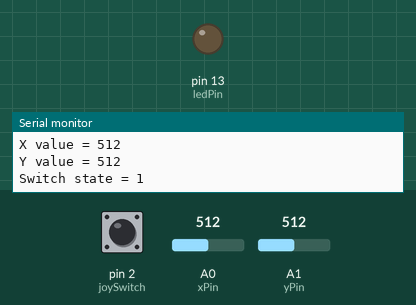
The sketch below on a simulated Arduino Uno, built with avr-gcc and run on an emulated ATmega328P. Shown: output pins drawn as LEDs (lit = HIGH), the last lines printed to the serial monitor. Inputs (shaded band) come from the test bench; at power-on: pin 2 (joySwitch) HIGH, A0 (xPin) = 512, A1 (yPin) = 512.

Above: at 1.8 s.
1.9 s: pin 2 (joySwitch) pulled LOW for 1.2 s
At 2.6 s:
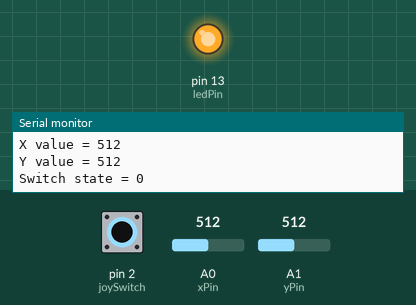
5.5 s: pin 2 (joySwitch) pulled LOW for 3.2 s
At 9.3 s:
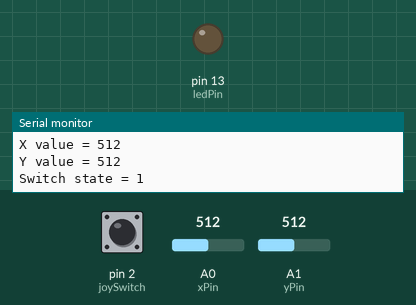
Timing chart, 0 to 10.8 s (numbered marks = the images above; inputs shaded):
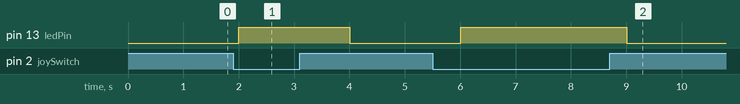

Measured:
- after the input at 1.9 s, pin 13 (ledPin): LOW → HIGH after 0.10 s, → LOW 2.0 s later
- after the input at 5.5 s, pin 13 (ledPin): LOW → HIGH after 0.51 s, → LOW 3.0 s later

The sketch:

Arduino_Joystick_Test.ino
```cpp
/*************************************************
Joystick Test
prints the output from the joystick on the Serial Monitor

Connections:
Gnd on Joystick to Gnd on Arduino
Vcc on Joytick to 5 volts on Arduino
VrX on Joystick to A0 on Arduino
VrY on Joystick to A1 on Arduino
Sw on Joystick to pin 2 on Arduino

*************************************************/
// definitions for pins
# define xPin 14
# define yPin 15
# define joySwitch 2
# define ledPin 13

// variables
boolean switchState = true; // it will be false when pressed
int xValue = 0;
int yValue = 0;
//
void setup(void){
Serial.begin(9600);
pinMode(joySwitch, INPUT_PULLUP); // turn on pullup resistor
pinMode(ledPin, OUTPUT); // onboard LED
}

void loop (){

// main code will go here and joyStick() is called as a subroutine

joyStick();
}

void joyStick(){
// this routine reads the joystick values
xValue = analogRead(xPin);
yValue = analogRead(yPin);
switchState = digitalRead(joySwitch);
// remove following lines if not required
Serial.print("X value = ");
Serial.println(xValue);
Serial.print("Y value = ");
Serial.println(yValue);
Serial.print("Switch state = ");
Serial.println(switchState);
if (switchState == false){ // switch pressed
 digitalWrite(ledPin, HIGH);
}
else{
  digitalWrite(ledPin, LOW);
}
//
delay(1000); // delay to allow data to be seen
}
```
